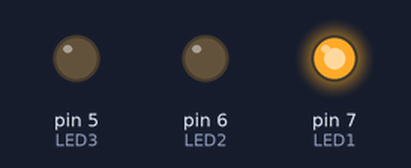
This sketch was run on a simulated Arduino Uno, built with avr-gcc and run on an emulated ATmega328P. Shown: output pins drawn as LEDs (lit = HIGH).

Above: at 0.5 s.
At 1.5 s:
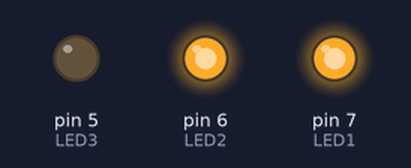
At 3.5 s:
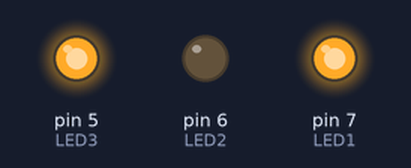
At 5.5 s:
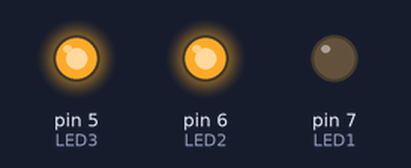
Timing chart, 0 to 6.9 s (numbered marks = the images above):
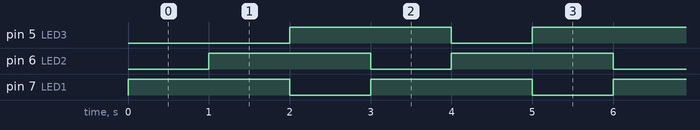

The sketch:

1.ino
```cpp
/*
3개 LED를 1초 간격으로 다음과 같이 점멸하도록 프로그램

LED1  OOXOOX...
LED2  XOOXOOX...
LED3  XXOOXOOX...

*/

//즉 2개씩 켜지도록 설계

int LED1 = 7;
int LED2 = 6;
int LED3 = 5;
unsigned long i = 1;

void setup()
{
  pinMode(LED1, OUTPUT);
  pinMode(LED2, OUTPUT);
  pinMode(LED3, OUTPUT);

}

void loop()
{
  if(i==1){
    digitalWrite(LED1, HIGH);
    digitalWrite(LED2, LOW);
    digitalWrite(LED3, LOW);
    delay(1000);
    i++;
  }
  else{
    while(1)
    {
      if(i%3==0)
      {
        digitalWrite(LED1, LOW);
        digitalWrite(LED2, HIGH);
        digitalWrite(LED3, HIGH);
        delay(1000);
        i++;
      }
      else if(i%3==1)
      {
        digitalWrite(LED1, HIGH);
        digitalWrite(LED2, LOW);
        digitalWrite(LED3, HIGH);
        delay(1000);
        i++;
      }
      else if(i%3==2)
      {
        digitalWrite(LED1, HIGH);
        digitalWrite(LED2, HIGH);
        digitalWrite(LED3, LOW);
        delay(1000);
        i++;
      }

    }

  }


}
```

Measured:
- by itself, pin 5 (LED3), pin 6 (LED2), pin 7 (LED1): alternates HIGH for 2.0 s and LOW for 1.0 s
- by itself, everything shown: repeats every 3.0 s, in 3 steps
